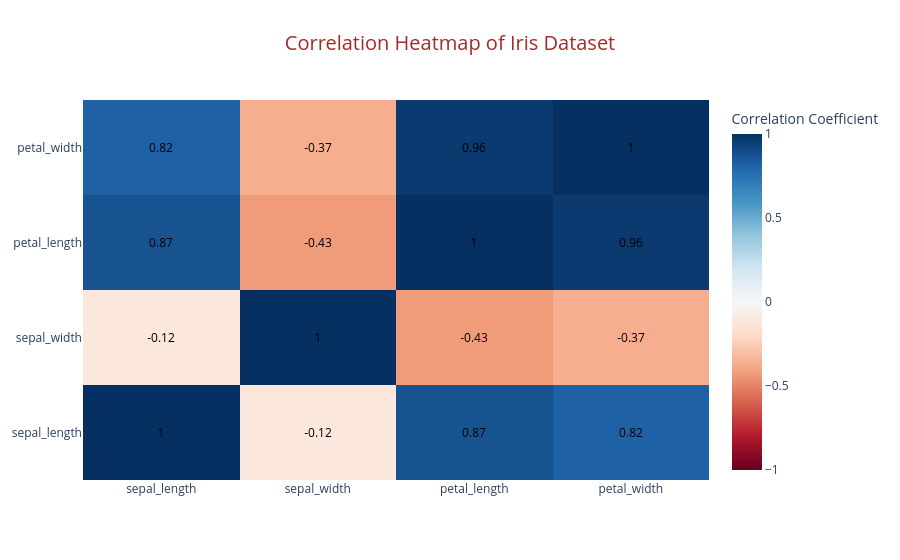

The cell this chart's notebook holds for it:
### Code cell
# Build correlation matrix first
corr_matrix = df_iris[['sepal_length', 'sepal_width', 'petal_length', 'petal_width']].corr()

# Create heatmap figure and assign it to `fig`
fig = go.Figure(
    go.Heatmap(
        z=corr_matrix.values,
        x=corr_matrix.columns,
        y=corr_matrix.index,
        text=corr_matrix.round(2).values,
        texttemplate='%{text}',  # Display the correlation values on the heatmap
        textfont={'size': 12, 'color': 'black'},
        colorscale='rdbu',
        zmin=-1,
        zmax=1,
        colorbar=dict(title='Correlation Coefficient')
    )
)
fig.update_layout(title='Correlation Heatmap of Iris Dataset', title_font_size=20, title_font_color='brown', title_x=0.5)
fig.show()

### Figure 1 — Plotly figure (JSON) as saved in the notebook; plotly's stock layout.template omitted (floating-point values rounded to 4 significant figures)
{"data": [{"colorbar": {"title": {"text": "Correlation Coefficient"}}, "colorscale": [[0, "rgb(103,0,31)"], [0.1, "rgb(178,24,43)"], [0.2, "rgb(214,96,77)"], [0.3, "rgb(244,165,130)"], [0.4, "rgb(253,219,199)"], [0.5, "rgb(247,247,247)"], [0.6, "rgb(209,229,240)"], [0.7, "rgb(146,197,222)"], [0.8, "rgb(67,147,195)"], [0.9, "rgb(33,102,172)"], [1, "rgb(5,48,97)"]], "text": [[1.0, -0.12, 0.87, 0.82], [-0.12, 1.0, -0.43, -0.37], [0.87, -0.43, 1.0, 0.96], [0.82, -0.37, 0.96, 1.0]], "textfont": {"color": "black", "size": 12}, "texttemplate": "%{text}", "type": "heatmap", "x": ["sepal_length", "sepal_width", "petal_length", "petal_width"], "y": ["sepal_length", "sepal_width", "petal_length", "petal_width"], "z": [[1.0, -0.1176, 0.8718, 0.8179], [-0.1176, 1.0, -0.4284, -0.3661], [0.8718, -0.4284, 1.0, 0.9629], [0.8179, -0.3661, 0.9629, 1.0]], "zmax": 1, "zmin": -1}], "layout": {"title": {"font": {"color": "brown", "size": 20}, "text": "Correlation Heatmap of Iris Dataset", "x": 0.5}}}
